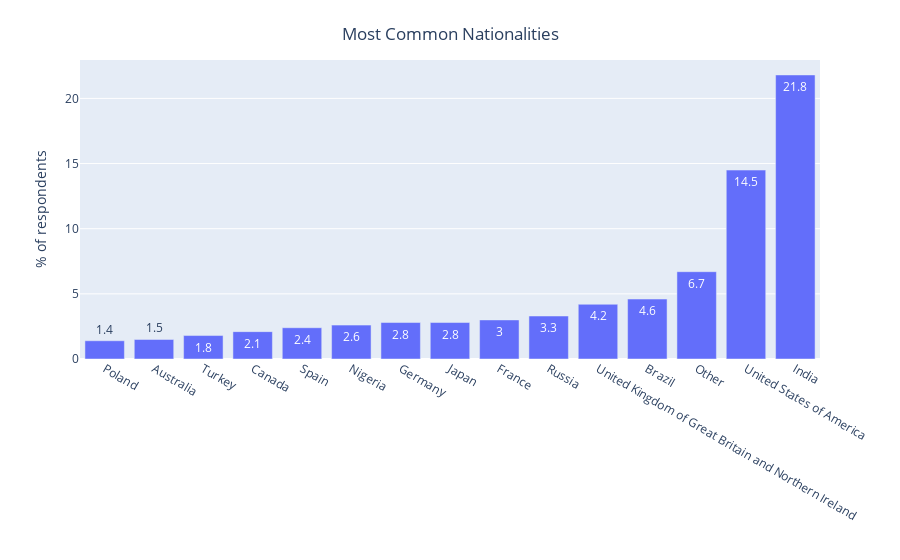

The code cell stored with this chart in its notebook:
### Markdown cell above
*Step 4: Create bar graphs for a handful of the most interesting questions from the 2020 Kaggle DS & ML Survey*

### Code cell
question_name = 'Q3'
sorted_percentages = count_then_return_percent(responses_df,question_name).iloc[::-1][40:]
title_for_chart = 'Most Common Nationalities'
title_for_y_axis = '% of respondents'
orientation_for_chart = 'v'
  
plotly_bar_chart(response_counts=sorted_percentages,
                 title=title_for_chart,
                 y_axis_title=title_for_y_axis,
                 orientation=orientation_for_chart)

### Figure 1 — Plotly figure (JSON) as saved in the notebook; plotly's stock layout.template omitted (floating-point values rounded to 4 significant figures)
{"data": [{"alignmentgroup": "True", "hovertemplate": "variable=Q3<br>=%{x}<br>% of respondents=%{y}<br>text=%{text}<extra></extra>", "legendgroup": "Q3", "marker": {"color": "#636efa"}, "name": "Q3", "offsetgroup": "Q3", "orientation": "v", "showlegend": true, "text": [1.4, 1.5, 1.8, 2.1, 2.4, 2.6, 2.8, 2.8, 3.0, 3.3, 4.2, 4.6, 6.7, 14.5, 21.8], "textposition": "auto", "type": "bar", "x": ["Poland", "Australia", "Turkey", "Canada", "Spain", "Nigeria", "Germany", "Japan", "France", "Russia", "United Kingdom of Great Britain and Northern Ireland", "Brazil", "Other", "United States of America", "India"], "xaxis": "x", "y": [1.4, 1.5, 1.8, 2.1, 2.4, 2.6, 2.8, 2.8, 3.0, 3.3, 4.2, 4.6, 6.7, 14.5, 21.8], "yaxis": "y"}], "layout": {"barmode": "relative", "legend": {"title": {"text": "variable"}, "tracegroupgap": 0}, "margin": {"t": 60}, "showlegend": false, "title": {"text": "Most Common Nationalities", "x": 0.5, "y": 0.95}, "xaxis": {"anchor": "y", "domain": [0.0, 1.0], "title": {"text": ""}}, "yaxis": {"anchor": "x", "domain": [0.0, 1.0], "title": {"text": "% of respondents"}}}}
